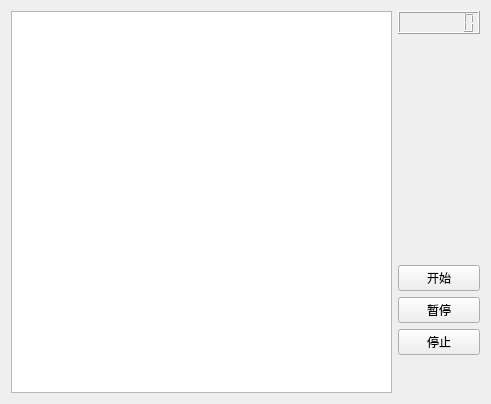
<?xml version="1.0" encoding="UTF-8"?>
<ui version="4.0">
 <class>MainWindow</class>
 <widget class="QMainWindow" name="MainWindow">
  <property name="geometry">
   <rect>
    <x>0</x>
    <y>0</y>
    <width>491</width>
    <height>404</height>
   </rect>
  </property>
  <property name="windowTitle">
   <string>MainWindow</string>
  </property>
  <widget class="QWidget" name="centralWidget">
   <layout class="QVBoxLayout" name="verticalLayout_2">
    <item>
     <layout class="QHBoxLayout" name="horizontalLayout">
      <item>
       <widget class="QGraphicsView" name="graphicsView"/>
      </item>
      <item>
       <layout class="QVBoxLayout" name="verticalLayout" stretch="1,6,3,3,3,1">
        <item>
         <widget class="QLCDNumber" name="lcdNumber">
          <property name="sizePolicy">
           <sizepolicy hsizetype="Minimum" vsizetype="Fixed">
            <horstretch>0</horstretch>
            <verstretch>0</verstretch>
           </sizepolicy>
          </property>
          <property name="digitCount">
           <number>7</number>
          </property>
         </widget>
        </item>
        <item>
         <spacer name="verticalSpacer">
          <property name="orientation">
           <enum>Qt::Vertical</enum>
          </property>
          <property name="sizeHint" stdset="0">
           <size>
            <width>20</width>
            <height>40</height>
           </size>
          </property>
         </spacer>
        </item>
        <item>
         <widget class="QPushButton" name="btnStart">
          <property name="text">
           <string>开始</string>
          </property>
         </widget>
        </item>
        <item>
         <widget class="QPushButton" name="btnPause">
          <property name="text">
           <string>暂停</string>
          </property>
         </widget>
        </item>
        <item>
         <widget class="QPushButton" name="btnStop">
          <property name="text">
           <string>停止</string>
          </property>
         </widget>
        </item>
        <item>
         <spacer name="verticalSpacer_2">
          <property name="orientation">
           <enum>Qt::Vertical</enum>
          </property>
          <property name="sizeHint" stdset="0">
           <size>
            <width>20</width>
            <height>40</height>
           </size>
          </property>
         </spacer>
        </item>
       </layout>
      </item>
     </layout>
    </item>
   </layout>
  </widget>
 </widget>
 <layoutdefault spacing="6" margin="11"/>
 <resources/>
 <connections/>
</ui>
